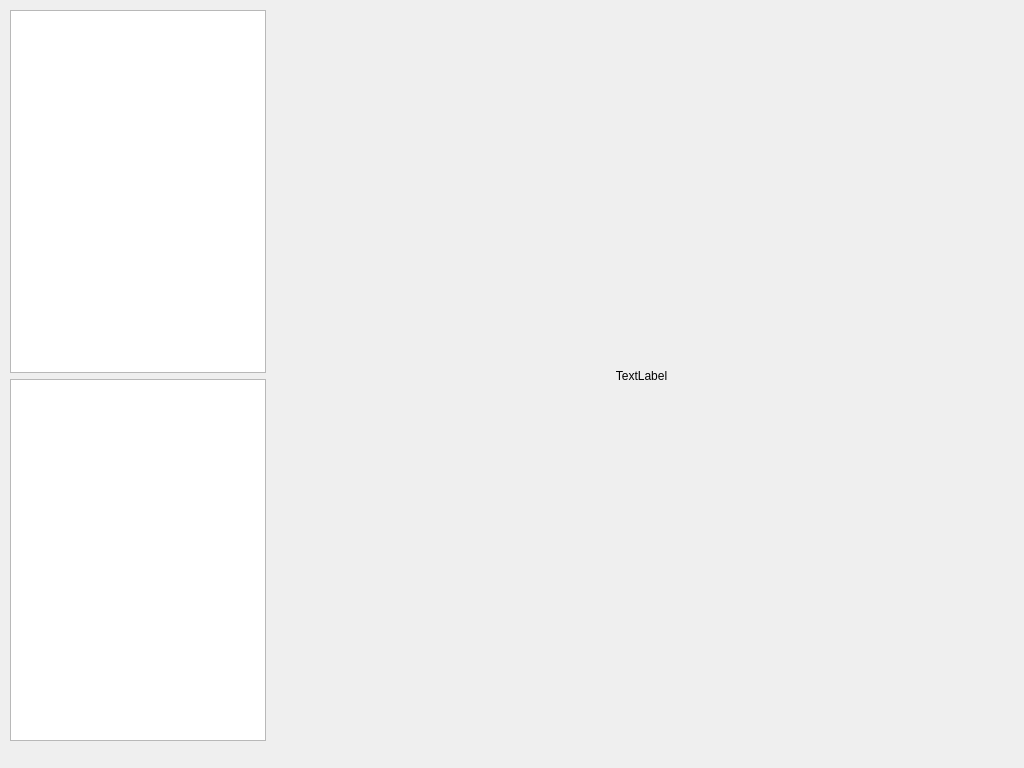
<?xml version="1.0" encoding="UTF-8"?>
<ui version="4.0">
 <class>MainWindow</class>
 <widget class="QMainWindow" name="MainWindow">
  <property name="geometry">
   <rect>
    <x>0</x>
    <y>0</y>
    <width>1024</width>
    <height>768</height>
   </rect>
  </property>
  <property name="windowTitle">
   <string>MainWindow</string>
  </property>
  <widget class="QWidget" name="centralwidget">
   <widget class="QWidget" name="horizontalLayoutWidget">
    <property name="geometry">
     <rect>
      <x>10</x>
      <y>10</y>
      <width>1001</width>
      <height>731</height>
     </rect>
    </property>
    <layout class="QHBoxLayout" name="horizontalLayout">
     <property name="sizeConstraint">
      <enum>QLayout::SetDefaultConstraint</enum>
     </property>
     <item>
      <layout class="QVBoxLayout" name="verticalLayout">
       <item>
        <widget class="QListView" name="listView_2">
         <property name="sizePolicy">
          <sizepolicy hsizetype="Minimum" vsizetype="Expanding">
           <horstretch>0</horstretch>
           <verstretch>0</verstretch>
          </sizepolicy>
         </property>
        </widget>
       </item>
       <item>
        <widget class="QListView" name="listView">
         <property name="sizePolicy">
          <sizepolicy hsizetype="Minimum" vsizetype="Expanding">
           <horstretch>0</horstretch>
           <verstretch>0</verstretch>
          </sizepolicy>
         </property>
        </widget>
       </item>
      </layout>
     </item>
     <item>
      <widget class="QLabel" name="label">
       <property name="sizePolicy">
        <sizepolicy hsizetype="Expanding" vsizetype="Preferred">
         <horstretch>0</horstretch>
         <verstretch>0</verstretch>
        </sizepolicy>
       </property>
       <property name="text">
        <string>TextLabel</string>
       </property>
       <property name="alignment">
        <set>Qt::AlignCenter</set>
       </property>
      </widget>
     </item>
    </layout>
   </widget>
  </widget>
 </widget>
 <resources/>
 <connections/>
</ui>
